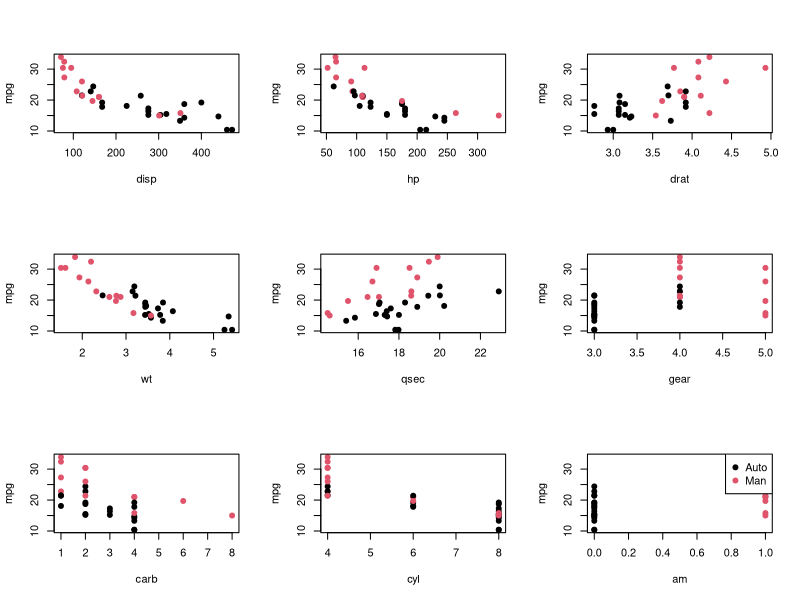
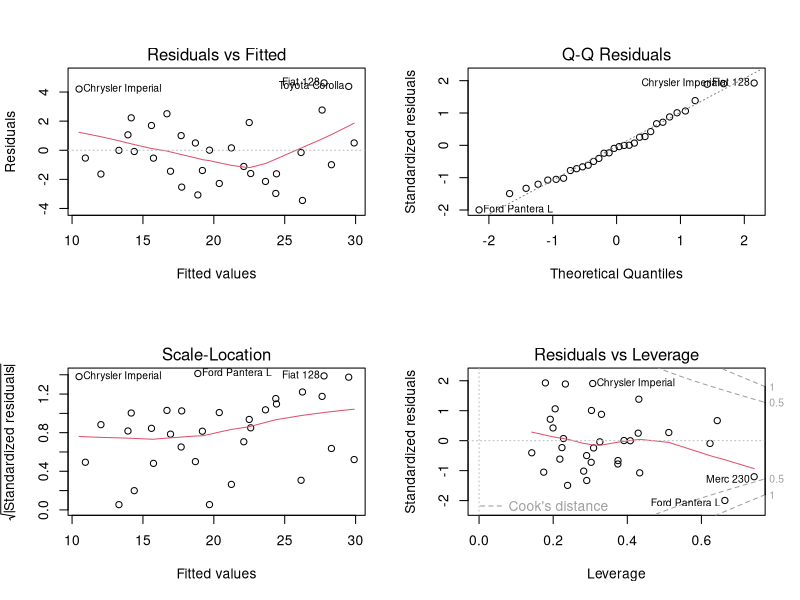

These charts were generated, in order, by the following R code: (Note: this script raises an error after producing the figures.)
library(dplyr)
library(ggplot2)

data(mtcars)

# “Is an automatic or manual transmission better for MPG”
# "Quantify the MPG difference between automatic and manual transmissions"

# am - transmission: 0= automatic, 1= manual

# Did the student interpret the coefficients correctly?

# Did the student do some exploratory data analyses?

# Did the student fit multiple models and detail their strategy for model selection?

# Did the student answer the questions of interest or detail why the question(s) is (are) not answerable?

# Did the student do a residual plot and some diagnostics?

# Did the student quantify the uncertainty in their conclusions and/or perform an inference correctly?

# Was the report brief (about 2 pages long) for the main body of the report and no longer than 5 with supporting appendix of figures?


# charts of few measurements (non factors) against mpg
par(mfrow=c(3,3))
with(mtcars, plot(disp, mpg, pch=19, col=am+1))
with(mtcars, plot(hp, mpg, pch=19, col=am+1)) # good
with(mtcars, plot(drat, mpg, pch=19, col=am+1))
with(mtcars, plot(wt, mpg, pch=19, col=am+1))
with(mtcars, plot(qsec, mpg, pch=19, col=am+1)) # good

with(mtcars, plot(gear, mpg, pch=19, col=am+1))
with(mtcars, plot(carb, mpg, pch=19, col=am+1))
with(mtcars, plot(cyl, mpg, pch=19, col=am+1))

with(mtcars, plot(am, mpg, pch=19, col=am+1))

legend("topright", pch = 19, col = c(0,1)+1, legend = c("Auto", "Man"))



# didn't get this chart yet...
par(mfrow=c(2,2)) 
fit<-lm(mpg ~ .,data=mtcars);plot(fit)

library(car)
vif(fit)

# coparision of measurements with highest t-value
fit_hp <- lm(mpg ~ hp, data=mtcars)
fit2_hp <- lm(mpg ~ hp + am, data=mtcars)
anova(fit_hp, fit2_hp) # good

fit_qsec <- lm(mpg ~ qsec, data=mtcars)
fit2_qsec <- lm(mpg ~ qsec + am, data=mtcars)
anova(fit_qsec, fit2_qsec) # good

fit_qsec_hp <- lm(mpg ~ qsec + hp + am, data=mtcars )

anova(fit_qsec, fit2_qsec, fit_qsec_hp)

fit_qsec_hp2 <- lm(mpg ~ qsec * hp + am, data=mtcars)

anova(fit_qsec, fit2_qsec, fit_qsec_hp, fit_qsec_hp2)

mpg0 <- mtcars[mtcars$am==0, "mpg"]
mpg1 <- mtcars[mtcars$am==1, "mpg"]

mean(mpg0)
sd(mpg0)/sqrt(length(mpg0))

mean(mpg1)
sd(mpg1)/sqrt(length(mpg1))

t.test(mpg0, mpg1, paired=F)

fit_wt <- lm(mpg ~ wt, data=mtcars)
fit2_wt <- lm(mpg ~ wt + factor(am), data=mtcars)
anova(fit_wt, fit2_wt)$Pr[2]

###--

vars <- c("cyl", "disp", "hp", "drat", "wt", "qsec", "vs", "am", "gear", "carb" )
for (v in vars) {
    a<-anova(lm(mpg ~ wt, data=mtcars), lm(as.formula(paste("mpg ~ wt ", v, sep="+")), data=mtcars))
    print(v); print(a$Pr[2])
    if (a$Pr[2] < 0.05) {
        print(a)
    }
}
